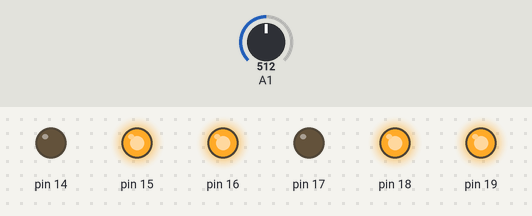
Simulated run of this sketch. Board: Arduino Uno, built with avr-gcc and run on an emulated ATmega328P. On the bench: output pins drawn as LEDs (lit = HIGH). The test bench sets the inputs (shaded band); at power-on: A1 = 512.

Above: at 0.1 s.
Timing chart, 0 to 1.6 s (numbered marks = the images above):
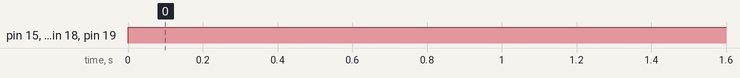

The sketch:

21.1.ino
```cpp
#include <avr/io.h>
#include <util/delay.h>
#include <avr/interrupt.h>

int num[] = {0xF6, 0x60, 0xD5, 0xF1, 0x63, 0xB3, 0xB7, 0xE0, 0xF7, 0xF3};
int data = 0;

void compare()
{
  if(data > 0 && data < 10){
    PORTC = num[0];
  }
  if(data > 10 && data < 20){
    PORTC = num[0];
  }
  if(data > 20 && data < 30){
    PORTC = num[0];
  }
  if(data > 30 && data < 40){
    PORTC = num[0];
  }
  if(data > 40 && data < 50){
    PORTC = num[0];
  }
  if(data > 50 && data < 60){
    PORTC = num[0];
  }
  if(data > 60 && data < 70){
    PORTC = num[0];
  }
  if(data > 70 && data < 80){
    PORTC = num[0];
  }
  if(data > 80 && data < 90){
    PORTC = num[0];
  }
  if(data > 100){
    PORTC = num[0];
  }
}

ISR(ADC_vect)
{
  data = ADCW;
  compare();
}

int main(void)
{
  DDRC = 0xFF;
  SREG = 0x80;

  while(true)
  {
    ADMUX = 0x41;
    ADCSRA = 0xCF;
    _delay_ms(500);

  }
}
```

Measured:
- by itself, pin 15, pin 16, pin 18, pin 19: LOW → HIGH at 0.00 s
